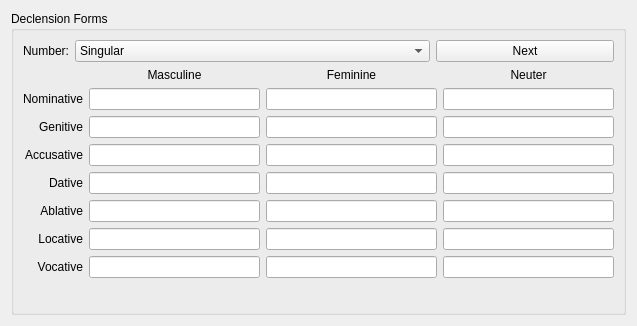
<?xml version="1.0" encoding="UTF-8"?>
<ui version="4.0">
 <class>KEduVocDeclensionWidget</class>
 <widget class="QWidget" name="KEduVocDeclensionWidget">
  <property name="geometry">
   <rect>
    <x>0</x>
    <y>0</y>
    <width>637</width>
    <height>326</height>
   </rect>
  </property>
  <property name="sizePolicy">
   <sizepolicy hsizetype="Fixed" vsizetype="Fixed">
    <horstretch>0</horstretch>
    <verstretch>0</verstretch>
   </sizepolicy>
  </property>
  <property name="minimumSize">
   <size>
    <width>332</width>
    <height>326</height>
   </size>
  </property>
  <property name="windowTitle">
   <string>-</string>
  </property>
  <layout class="QVBoxLayout">
   <item>
    <widget class="QGroupBox" name="declensionGroupBox">
     <property name="sizePolicy">
      <sizepolicy hsizetype="Preferred" vsizetype="Preferred">
       <horstretch>0</horstretch>
       <verstretch>0</verstretch>
      </sizepolicy>
     </property>
     <property name="title">
      <string>Declension Forms</string>
     </property>
     <layout class="QGridLayout" rowstretch="0,0,0,0,0,0,0,0" columnstretch="0,0">
      <item row="6" column="0" colspan="2">
       <layout class="QGridLayout" name="mainLayout" columnstretch="0,1,1,1">
        <item row="3" column="0">
         <widget class="QLabel" name="nominativeLabel">
          <property name="sizePolicy">
           <sizepolicy hsizetype="Preferred" vsizetype="Preferred">
            <horstretch>0</horstretch>
            <verstretch>0</verstretch>
           </sizepolicy>
          </property>
          <property name="text">
           <string comment="one of the seven cases (grammatical)">Nominative</string>
          </property>
          <property name="alignment">
           <set>Qt::AlignRight|Qt::AlignTrailing|Qt::AlignVCenter</set>
          </property>
          <property name="buddy">
           <cstring>masculine_1</cstring>
          </property>
         </widget>
        </item>
        <item row="4" column="0">
         <widget class="QLabel" name="genitivLabel">
          <property name="sizePolicy">
           <sizepolicy hsizetype="Preferred" vsizetype="Preferred">
            <horstretch>0</horstretch>
            <verstretch>0</verstretch>
           </sizepolicy>
          </property>
          <property name="text">
           <string comment="one of the seven cases (grammatical)">Genitive</string>
          </property>
          <property name="alignment">
           <set>Qt::AlignRight|Qt::AlignTrailing|Qt::AlignVCenter</set>
          </property>
          <property name="buddy">
           <cstring>masculine_2</cstring>
          </property>
         </widget>
        </item>
        <item row="6" column="0">
         <widget class="QLabel" name="dativLabel">
          <property name="sizePolicy">
           <sizepolicy hsizetype="Preferred" vsizetype="Preferred">
            <horstretch>0</horstretch>
            <verstretch>0</verstretch>
           </sizepolicy>
          </property>
          <property name="text">
           <string comment="one of the seven cases (grammatical)">Dative</string>
          </property>
          <property name="alignment">
           <set>Qt::AlignRight|Qt::AlignTrailing|Qt::AlignVCenter</set>
          </property>
          <property name="buddy">
           <cstring>masculine_3</cstring>
          </property>
         </widget>
        </item>
        <item row="5" column="0">
         <widget class="QLabel" name="accusativeLabel">
          <property name="sizePolicy">
           <sizepolicy hsizetype="Preferred" vsizetype="Preferred">
            <horstretch>0</horstretch>
            <verstretch>0</verstretch>
           </sizepolicy>
          </property>
          <property name="text">
           <string comment="one of the seven cases (grammatical)">Accusative</string>
          </property>
          <property name="alignment">
           <set>Qt::AlignRight|Qt::AlignTrailing|Qt::AlignVCenter</set>
          </property>
          <property name="buddy">
           <cstring>masculine_4</cstring>
          </property>
         </widget>
        </item>
        <item row="7" column="0">
         <widget class="QLabel" name="ablativLabel">
          <property name="sizePolicy">
           <sizepolicy hsizetype="Preferred" vsizetype="Preferred">
            <horstretch>0</horstretch>
            <verstretch>0</verstretch>
           </sizepolicy>
          </property>
          <property name="text">
           <string comment="one of the seven cases (grammatical)">Ablative</string>
          </property>
          <property name="alignment">
           <set>Qt::AlignRight|Qt::AlignTrailing|Qt::AlignVCenter</set>
          </property>
          <property name="buddy">
           <cstring>masculine_5</cstring>
          </property>
         </widget>
        </item>
        <item row="8" column="0">
         <widget class="QLabel" name="locativeLabel">
          <property name="sizePolicy">
           <sizepolicy hsizetype="Preferred" vsizetype="Preferred">
            <horstretch>0</horstretch>
            <verstretch>0</verstretch>
           </sizepolicy>
          </property>
          <property name="text">
           <string comment="one of the seven cases (grammatical)">Locative</string>
          </property>
          <property name="alignment">
           <set>Qt::AlignRight|Qt::AlignTrailing|Qt::AlignVCenter</set>
          </property>
          <property name="buddy">
           <cstring>masculine_6</cstring>
          </property>
         </widget>
        </item>
        <item row="9" column="0">
         <widget class="QLabel" name="vocativeLabel">
          <property name="sizePolicy">
           <sizepolicy hsizetype="Preferred" vsizetype="Preferred">
            <horstretch>0</horstretch>
            <verstretch>0</verstretch>
           </sizepolicy>
          </property>
          <property name="text">
           <string comment="one of the seven cases (grammatical)">Vocative</string>
          </property>
          <property name="alignment">
           <set>Qt::AlignRight|Qt::AlignTrailing|Qt::AlignVCenter</set>
          </property>
          <property name="buddy">
           <cstring>masculine_7</cstring>
          </property>
         </widget>
        </item>
        <item row="2" column="1">
         <widget class="QLabel" name="label_3">
          <property name="sizePolicy">
           <sizepolicy hsizetype="Minimum" vsizetype="Minimum">
            <horstretch>0</horstretch>
            <verstretch>0</verstretch>
           </sizepolicy>
          </property>
          <property name="text">
           <string>Masculine</string>
          </property>
          <property name="alignment">
           <set>Qt::AlignCenter</set>
          </property>
         </widget>
        </item>
        <item row="3" column="1">
         <widget class="QLineEdit" name="masculine_1">
          <property name="sizePolicy">
           <sizepolicy hsizetype="Preferred" vsizetype="Preferred">
            <horstretch>0</horstretch>
            <verstretch>0</verstretch>
           </sizepolicy>
          </property>
         </widget>
        </item>
        <item row="4" column="1">
         <widget class="QLineEdit" name="masculine_2">
          <property name="sizePolicy">
           <sizepolicy hsizetype="Preferred" vsizetype="Preferred">
            <horstretch>0</horstretch>
            <verstretch>0</verstretch>
           </sizepolicy>
          </property>
         </widget>
        </item>
        <item row="5" column="1">
         <widget class="QLineEdit" name="masculine_3">
          <property name="sizePolicy">
           <sizepolicy hsizetype="Preferred" vsizetype="Preferred">
            <horstretch>0</horstretch>
            <verstretch>0</verstretch>
           </sizepolicy>
          </property>
         </widget>
        </item>
        <item row="6" column="1">
         <widget class="QLineEdit" name="masculine_4">
          <property name="sizePolicy">
           <sizepolicy hsizetype="Preferred" vsizetype="Preferred">
            <horstretch>0</horstretch>
            <verstretch>0</verstretch>
           </sizepolicy>
          </property>
         </widget>
        </item>
        <item row="7" column="1">
         <widget class="QLineEdit" name="masculine_5">
          <property name="sizePolicy">
           <sizepolicy hsizetype="Preferred" vsizetype="Preferred">
            <horstretch>0</horstretch>
            <verstretch>0</verstretch>
           </sizepolicy>
          </property>
         </widget>
        </item>
        <item row="8" column="1">
         <widget class="QLineEdit" name="masculine_6">
          <property name="sizePolicy">
           <sizepolicy hsizetype="Preferred" vsizetype="Preferred">
            <horstretch>0</horstretch>
            <verstretch>0</verstretch>
           </sizepolicy>
          </property>
         </widget>
        </item>
        <item row="9" column="1">
         <widget class="QLineEdit" name="masculine_7">
          <property name="sizePolicy">
           <sizepolicy hsizetype="Preferred" vsizetype="Preferred">
            <horstretch>0</horstretch>
            <verstretch>0</verstretch>
           </sizepolicy>
          </property>
         </widget>
        </item>
        <item row="2" column="2">
         <widget class="QLabel" name="label_4">
          <property name="sizePolicy">
           <sizepolicy hsizetype="Minimum" vsizetype="Minimum">
            <horstretch>0</horstretch>
            <verstretch>0</verstretch>
           </sizepolicy>
          </property>
          <property name="text">
           <string>Feminine</string>
          </property>
          <property name="alignment">
           <set>Qt::AlignCenter</set>
          </property>
         </widget>
        </item>
        <item row="3" column="2">
         <widget class="QLineEdit" name="feminine_1">
          <property name="sizePolicy">
           <sizepolicy hsizetype="Preferred" vsizetype="Preferred">
            <horstretch>0</horstretch>
            <verstretch>0</verstretch>
           </sizepolicy>
          </property>
         </widget>
        </item>
        <item row="4" column="2">
         <widget class="QLineEdit" name="feminine_2">
          <property name="sizePolicy">
           <sizepolicy hsizetype="Preferred" vsizetype="Preferred">
            <horstretch>0</horstretch>
            <verstretch>0</verstretch>
           </sizepolicy>
          </property>
         </widget>
        </item>
        <item row="5" column="2">
         <widget class="QLineEdit" name="feminine_3">
          <property name="sizePolicy">
           <sizepolicy hsizetype="Preferred" vsizetype="Preferred">
            <horstretch>0</horstretch>
            <verstretch>0</verstretch>
           </sizepolicy>
          </property>
         </widget>
        </item>
        <item row="6" column="2">
         <widget class="QLineEdit" name="feminine_4">
          <property name="sizePolicy">
           <sizepolicy hsizetype="Preferred" vsizetype="Preferred">
            <horstretch>0</horstretch>
            <verstretch>0</verstretch>
           </sizepolicy>
          </property>
         </widget>
        </item>
        <item row="7" column="2">
         <widget class="QLineEdit" name="feminine_5">
          <property name="sizePolicy">
           <sizepolicy hsizetype="Preferred" vsizetype="Preferred">
            <horstretch>0</horstretch>
            <verstretch>0</verstretch>
           </sizepolicy>
          </property>
         </widget>
        </item>
        <item row="8" column="2">
         <widget class="QLineEdit" name="feminine_6">
          <property name="sizePolicy">
           <sizepolicy hsizetype="Preferred" vsizetype="Preferred">
            <horstretch>0</horstretch>
            <verstretch>0</verstretch>
           </sizepolicy>
          </property>
         </widget>
        </item>
        <item row="9" column="2">
         <widget class="QLineEdit" name="feminine_7">
          <property name="sizePolicy">
           <sizepolicy hsizetype="Preferred" vsizetype="Preferred">
            <horstretch>0</horstretch>
            <verstretch>0</verstretch>
           </sizepolicy>
          </property>
         </widget>
        </item>
        <item row="2" column="3">
         <widget class="QLabel" name="label_5">
          <property name="sizePolicy">
           <sizepolicy hsizetype="Minimum" vsizetype="Minimum">
            <horstretch>0</horstretch>
            <verstretch>0</verstretch>
           </sizepolicy>
          </property>
          <property name="text">
           <string>Neuter</string>
          </property>
          <property name="alignment">
           <set>Qt::AlignCenter</set>
          </property>
         </widget>
        </item>
        <item row="3" column="3">
         <widget class="QLineEdit" name="neuter_1">
          <property name="sizePolicy">
           <sizepolicy hsizetype="Preferred" vsizetype="Preferred">
            <horstretch>0</horstretch>
            <verstretch>0</verstretch>
           </sizepolicy>
          </property>
         </widget>
        </item>
        <item row="4" column="3">
         <widget class="QLineEdit" name="neuter_2">
          <property name="sizePolicy">
           <sizepolicy hsizetype="Preferred" vsizetype="Preferred">
            <horstretch>0</horstretch>
            <verstretch>0</verstretch>
           </sizepolicy>
          </property>
         </widget>
        </item>
        <item row="5" column="3">
         <widget class="QLineEdit" name="neuter_3">
          <property name="sizePolicy">
           <sizepolicy hsizetype="Preferred" vsizetype="Preferred">
            <horstretch>0</horstretch>
            <verstretch>0</verstretch>
           </sizepolicy>
          </property>
         </widget>
        </item>
        <item row="6" column="3">
         <widget class="QLineEdit" name="neuter_4">
          <property name="sizePolicy">
           <sizepolicy hsizetype="Preferred" vsizetype="Preferred">
            <horstretch>0</horstretch>
            <verstretch>0</verstretch>
           </sizepolicy>
          </property>
         </widget>
        </item>
        <item row="7" column="3">
         <widget class="QLineEdit" name="neuter_5">
          <property name="sizePolicy">
           <sizepolicy hsizetype="Preferred" vsizetype="Preferred">
            <horstretch>0</horstretch>
            <verstretch>0</verstretch>
           </sizepolicy>
          </property>
         </widget>
        </item>
        <item row="8" column="3">
         <widget class="QLineEdit" name="neuter_6">
          <property name="sizePolicy">
           <sizepolicy hsizetype="Preferred" vsizetype="Preferred">
            <horstretch>0</horstretch>
            <verstretch>0</verstretch>
           </sizepolicy>
          </property>
         </widget>
        </item>
        <item row="9" column="3">
         <widget class="QLineEdit" name="neuter_7">
          <property name="sizePolicy">
           <sizepolicy hsizetype="Preferred" vsizetype="Preferred">
            <horstretch>0</horstretch>
            <verstretch>0</verstretch>
           </sizepolicy>
          </property>
         </widget>
        </item>
        <item row="1" column="0" colspan="4">
         <layout class="QHBoxLayout" name="numberLayout" stretch="0,2,1">
          <item>
           <widget class="QLabel" name="numberLabel">
            <property name="sizePolicy">
             <sizepolicy hsizetype="Minimum" vsizetype="Preferred">
              <horstretch>0</horstretch>
              <verstretch>0</verstretch>
             </sizepolicy>
            </property>
            <property name="text">
             <string>Number:</string>
            </property>
            <property name="alignment">
             <set>Qt::AlignRight|Qt::AlignTrailing|Qt::AlignVCenter</set>
            </property>
            <property name="buddy">
             <cstring>numberSelection</cstring>
            </property>
           </widget>
          </item>
          <item>
           <widget class="QComboBox" name="numberSelection">
            <item>
             <property name="text">
              <string>Singular</string>
             </property>
            </item>
            <item>
             <property name="text">
              <string>Dual</string>
             </property>
            </item>
            <item>
             <property name="text">
              <string>Plural</string>
             </property>
            </item>
           </widget>
          </item>
          <item>
           <widget class="QPushButton" name="nextButton">
            <property name="text">
             <string>Next</string>
            </property>
           </widget>
          </item>
         </layout>
        </item>
       </layout>
      </item>
      <item row="7" column="0" colspan="2">
       <spacer name="verticalSpacer">
        <property name="orientation">
         <enum>Qt::Vertical</enum>
        </property>
        <property name="sizeHint" stdset="0">
         <size>
          <width>20</width>
          <height>0</height>
         </size>
        </property>
       </spacer>
      </item>
     </layout>
    </widget>
   </item>
  </layout>
 </widget>
 <tabstops>
  <tabstop>nextButton</tabstop>
  <tabstop>numberSelection</tabstop>
 </tabstops>
 <resources/>
 <connections/>
</ui>
